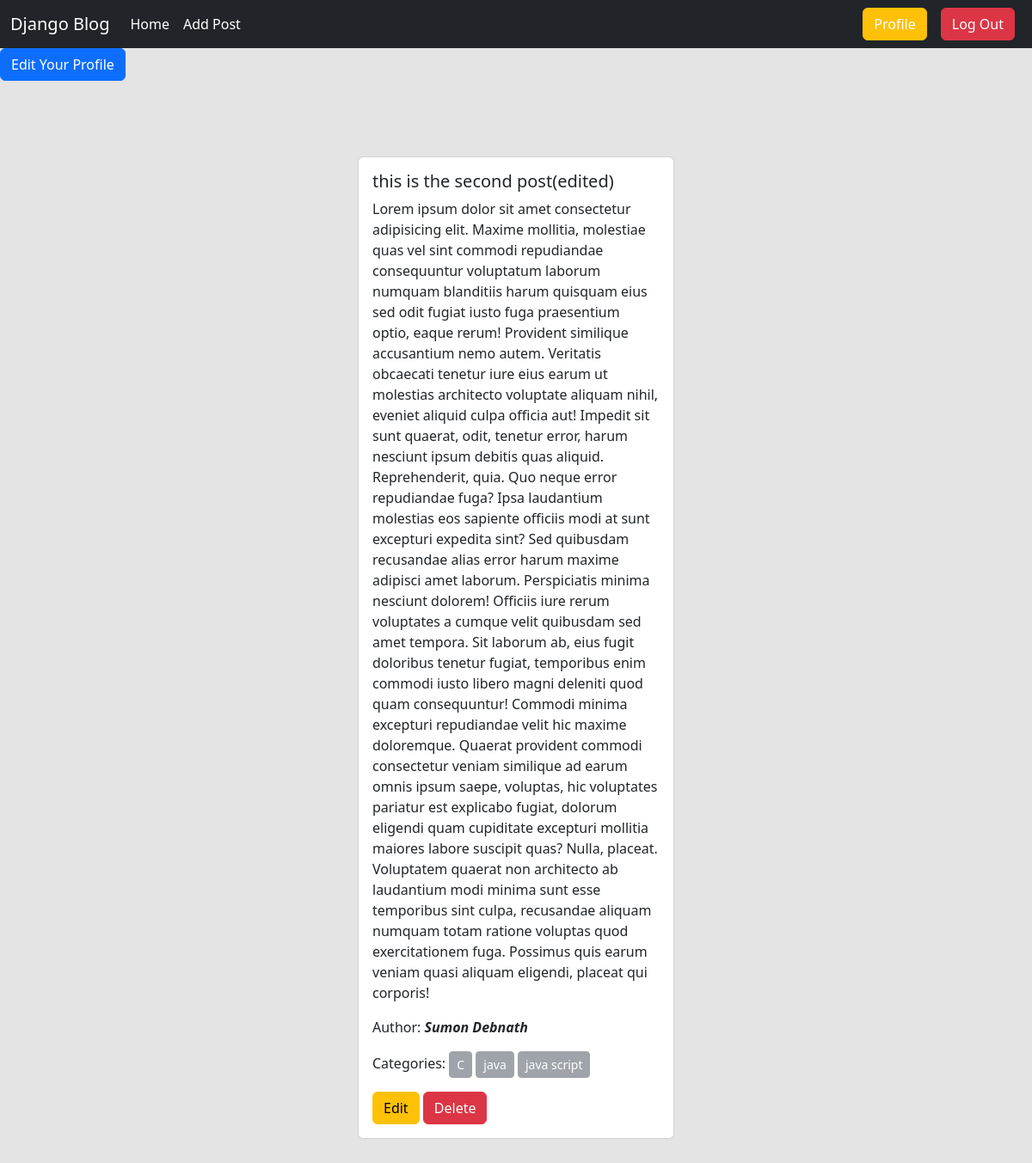
Screenshot of /author/profile/ (signed in) with the database file from the repository.
### posts/models.py (models this page shows, shortened)
class Post(models.Model):
    title = models.CharField(max_length=200)
    content = models.TextField()
    category = models.ManyToManyField(Category)
    author = models.ForeignKey(User, on_delete=models.CASCADE)
    image = models.ImageField(upload_to="posts/media/uploads/", blank=True, null=True)

### categories/models.py (models this page shows, shortened)
class Category(models.Model):
    name = models.CharField(max_length=100)
    slug = models.SlugField(max_length=200, unique=True, null=True, blank=True)

### authors/views.py (the view)
# urls.py: path("profile/", Profile, name="profile"),
@login_required
def Profile(request):
    data = Post.objects.filter(author=request.user)
    return render(request, "profile.html", {"data":data})

### authors/templates/profile.html
{% extends "base.html" %}
{% block content %}
    <div>
        <a class="btn btn-primary" href="{% url 'edit_profile' %}">Edit Your Profile</a>
    </div>
    <div class="d-flex flex-wrap justify-content-center px-5 pt-5 mt-3 mb-5">
        {% for post in data %}
            <div class="col-sm-4 mx-2 mt-4">
                <div class="card">
                    <div class="card-body">
                        <h5 class="card-title">{{post.title}}</h5>
                        <p class="card-text">
                            {{post.content}}
                        </p>
                        <p>Author: <b><em>{{post.author.first_name}} {{post.author.last_name}}</em></b></p>
                        <p>
                            Categories:
                            {% for cate in post.category.all %}
                                <button class="btn btn-secondary btn-sm" disabled>{{cate.name}}</button>
                            {% endfor %}
                        </p>
                        <a href="{% url 'edit_posts' post.id %}" class="btn btn-warning">Edit</a>
                        <a href="{% url 'delete_posts' post.id %}" class="btn btn-danger">Delete</a>
                    </div>
                </div>
            </div>
        {% endfor %}
    </div>
{% endblock content %}

### rows the page displays
Post: title "this is the second post(edited)", content "Lorem ipsum dolor sit amet consectetur adipisicing elit. Maxime mollitia, molestiae quas vel sint commodi repudiandae consequuntur voluptatum laborum numquam blanditiis harum quisquam eius sed odit fugiat iusto fuga praesentium optio, eaque rerum! Provident similique accusantium nemo autem. Veritatis obcaecati tenetur iure eius earum ut molestias architecto voluptate aliquam nihil, eveniet aliquid culpa officia aut! Impedit sit sunt quaerat, odit, tenetur error, harum nesciunt ipsum debitis quas aliquid. Reprehenderit, quia. Quo neque error repudiandae fuga? Ipsa laudantium molestias eos sapiente officiis modi at sunt excepturi expedita sint? Sed quibusdam recusandae alias error harum…", author.first_name "Sumon", author.last_name "Debnath"
Category: name "C"
Category: name "java"
Category: name "java script"
